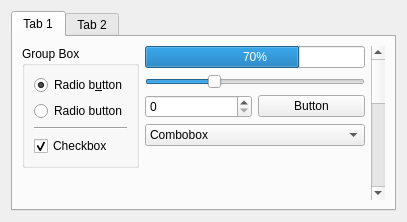
<?xml version="1.0" encoding="UTF-8"?>
<ui version="4.0">
 <class>StylePreview</class>
 <widget class="QWidget" name="StylePreview">
  <property name="geometry">
   <rect>
    <x>0</x>
    <y>0</y>
    <width>407</width>
    <height>222</height>
   </rect>
  </property>
  <property name="sizePolicy">
   <sizepolicy hsizetype="Ignored" vsizetype="Preferred">
    <horstretch>0</horstretch>
    <verstretch>0</verstretch>
   </sizepolicy>
  </property>
  <layout class="QVBoxLayout">
   <property name="sizeConstraint">
    <enum>QLayout::SetMaximumSize</enum>
   </property>
   <item>
    <widget class="QTabWidget" name="TabWidget2">
     <property name="sizePolicy">
      <sizepolicy hsizetype="Expanding" vsizetype="Preferred">
       <horstretch>1</horstretch>
       <verstretch>0</verstretch>
      </sizepolicy>
     </property>
     <property name="currentIndex">
      <number>0</number>
     </property>
     <widget class="QWidget" name="tab">
      <attribute name="title">
       <string>Tab 1</string>
      </attribute>
      <layout class="QVBoxLayout">
       <item>
        <layout class="QHBoxLayout">
         <item>
          <layout class="QVBoxLayout" name="verticalLayout">
           <item>
            <widget class="QGroupBox" name="GroupBox1">
             <property name="title">
              <string>Group Box</string>
             </property>
             <layout class="QVBoxLayout" name="_2">
              <item>
               <widget class="QRadioButton" name="RadioButton1">
                <property name="text">
                 <string>Radio b&amp;utton</string>
                </property>
                <property name="checked">
                 <bool>true</bool>
                </property>
               </widget>
              </item>
              <item>
               <widget class="QRadioButton" name="RadioButton2">
                <property name="text">
                 <string>Radio button</string>
                </property>
               </widget>
              </item>
              <item>
               <widget class="Line" name="Line1">
                <property name="frameShape">
                 <enum>QFrame::HLine</enum>
                </property>
                <property name="frameShadow">
                 <enum>QFrame::Sunken</enum>
                </property>
               </widget>
              </item>
              <item>
               <widget class="QCheckBox" name="CheckBox1">
                <property name="text">
                 <string>Checkbox</string>
                </property>
                <property name="checked">
                 <bool>true</bool>
                </property>
                <property name="tristate">
                 <bool>false</bool>
                </property>
               </widget>
              </item>
             </layout>
            </widget>
           </item>
           <item>
            <spacer name="verticalSpacer">
             <property name="orientation">
              <enum>Qt::Vertical</enum>
             </property>
             <property name="sizeHint" stdset="0">
              <size>
               <width>0</width>
               <height>0</height>
              </size>
             </property>
            </spacer>
           </item>
          </layout>
         </item>
         <item>
          <layout class="QVBoxLayout">
           <item>
            <widget class="QProgressBar" name="ProgressBar1">
             <property name="value">
              <number>70</number>
             </property>
            </widget>
           </item>
           <item>
            <widget class="QSlider" name="Slider1">
             <property name="value">
              <number>30</number>
             </property>
             <property name="orientation">
              <enum>Qt::Horizontal</enum>
             </property>
            </widget>
           </item>
           <item>
            <layout class="QHBoxLayout">
             <item>
              <widget class="QSpinBox" name="SpinBox1">
               <property name="maximum">
                <number>999999</number>
               </property>
              </widget>
             </item>
             <item>
              <widget class="QPushButton" name="PushButton1">
               <property name="text">
                <string>Button</string>
               </property>
              </widget>
             </item>
            </layout>
           </item>
           <item>
            <widget class="QComboBox" name="ComboBox1">
             <item>
              <property name="text">
               <string>Combobox</string>
              </property>
             </item>
            </widget>
           </item>
           <item>
            <spacer>
             <property name="orientation">
              <enum>Qt::Vertical</enum>
             </property>
             <property name="sizeHint" stdset="0">
              <size>
               <width>0</width>
               <height>0</height>
              </size>
             </property>
            </spacer>
           </item>
          </layout>
         </item>
         <item>
          <widget class="QScrollBar" name="ScrollBar1">
           <property name="maximum">
            <number>19</number>
           </property>
           <property name="orientation">
            <enum>Qt::Vertical</enum>
           </property>
          </widget>
         </item>
        </layout>
       </item>
      </layout>
     </widget>
     <widget class="QWidget" name="tab">
      <attribute name="title">
       <string>Tab 2</string>
      </attribute>
     </widget>
    </widget>
   </item>
  </layout>
 </widget>
 <resources/>
 <connections/>
</ui>
